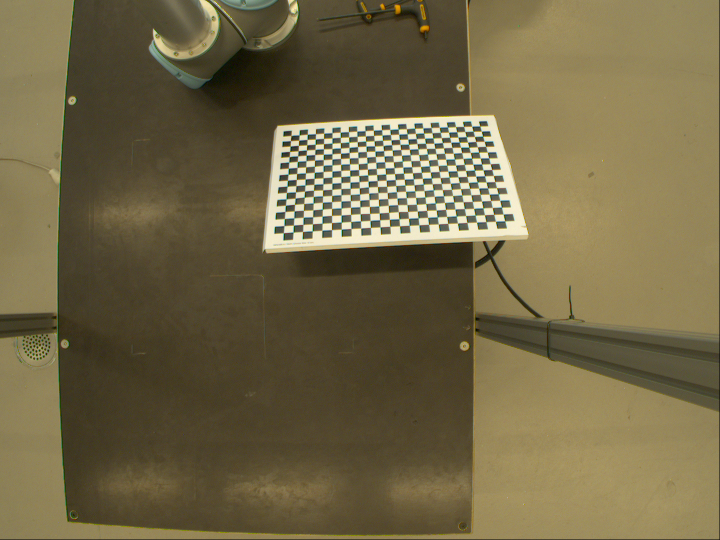
#> input picture cameraCalibration/calibration/Image__2018-10-05__10-34-23.png, 1440 x 1080 px, found by its file name (shown at 1/2 size)
$ jupyter execute Calibration.ipynb   (shell and % lines are left out)
#> lines starting #> are read from the running program, lines starting #| are printed output that depends on the picture; after the words box and inside, x2 and y2 are one past the last pixel; in counts of white or black regions, pixels touching at a corner belong together
[cell 1]
%cd /content

[cell 2]
# http://boofcv.org/index.php?title=File:Calibration_A4_chessboard_9x6.png

[cell 3]
# Imports PIL module
from PIL import Image

# open method used to open different extension image file
im = Image.open(r"/content/drive/MyDrive/comp472/cameraCalibration/calibration/Image__2018-10-05__10-34-23.png")
#> im is the input picture: PIL image 1440x1080 RGB; mean R, G, B 114.3, 103.4, 70.8

# This method will show image in any image viewer
im.show()

[cell 4]
im.size
#> Out = (1440, 1080)

#Create your own pattern

Now, if you want to create your own pattern, you will need python to use https://github.com/opencv/opencv/blob/4.x/doc/pattern_tools/gen_pattern.py

Example

create a checkerboard pattern in file chessboard.svg with 9 rows, 6 columns and a square size of 20mm:

[cell 5]
# https://markhedleyjones.com/projects/calibration-checkerboard-collection
# https://docs.opencv.org/4.x/dc/dbb/tutorial_py_calibration.html

[cell 6]
%cd /content/drive/MyDrive/comp472/cameraCalibration/calibration

[cell 7]
%cd /content/drive/MyDrive/comp472/cameraCalibration/calibration

[cell 8]
import numpy as np
import cv2 as cv
import glob
from google.colab.patches import cv2_imshow


################ FIND CHESSBOARD CORNERS - OBJECT POINTS AND IMAGE POINTS #############################

chessboardSize = (24,17)
frameSize = (1440,1080)


# termination criteria
criteria = (cv.TERM_CRITERIA_EPS + cv.TERM_CRITERIA_MAX_ITER, 30, 0.001)


# prepare object points, like (0,0,0), (1,0,0), (2,0,0) ....,(6,5,0)
objp = np.zeros((chessboardSize[0] * chessboardSize[1], 3), np.float32)
objp[:,:2] = np.mgrid[0:chessboardSize[0],0:chessboardSize[1]].T.reshape(-1,2)

size_of_chessboard_squares_mm = 20
objp = objp * size_of_chessboard_squares_mm


# Arrays to store object points and image points from all the images.
objpoints = [] # 3d point in real world space
imgpoints = [] # 2d points in image plane.


images = glob.glob('*.png')

for image in images:

    img = cv.imread(image)
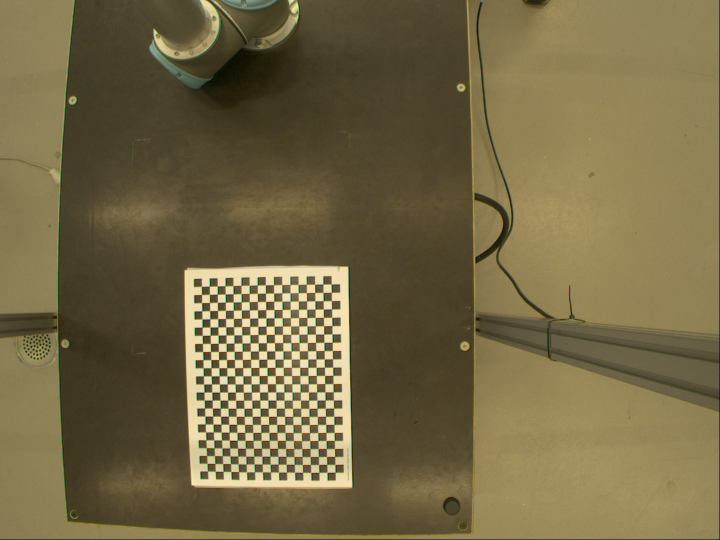
#> input picture cameraCalibration/calibration/Image__2018-10-05__10-29-04.png, 1440 x 1080 px (shown at 1/2 size)
#> img is the input picture: shape (1080, 1440, 3); mean B, G, R 69.3, 103.9, 116.1
    gray = cv.cvtColor(img, cv.COLOR_BGR2GRAY)
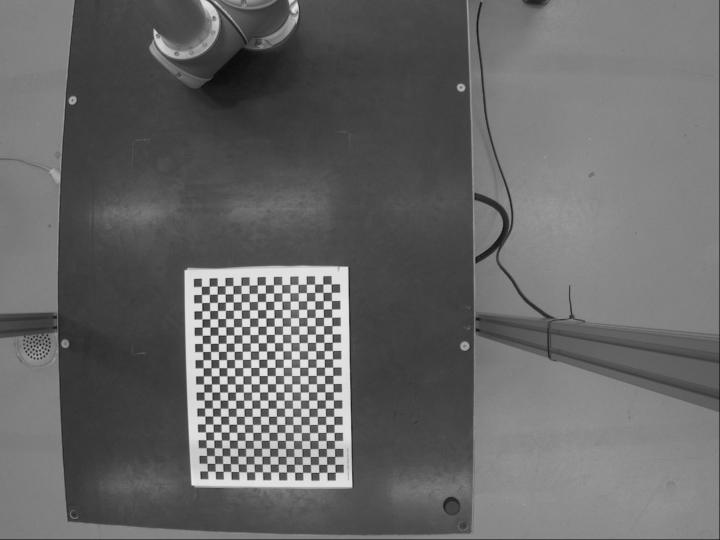
#> gray: shape (1080, 1440) (shown at 1/2 size); min 0, max 244, mean 103.6

    # Find the chess board corners
    ret, corners = cv.findChessboardCorners(gray, chessboardSize, None)
#> ret = True; corners = 408 rows, first 8: [415.7, 942.6], [414.7, 927.8], [414.2, 911.9], [412.8, 896.3], [412.5, 880.3], [411.9, 864.8], [411, 848.7], [410.6, 832.7]

    # If found, add object points, image points (after refining them)
    if ret == True:

        objpoints.append(objp)
        corners2 = cv.cornerSubPix(gray, corners, (11,11), (-1,-1), criteria)
#> corners2 = 408 rows, first 8: [415.5, 942.6], [414.6, 927.3], [414.1, 911.7], [412.9, 895.9], [412.5, 880.3], [411.8, 864.5], [410.9, 848.6], [410.4, 832.6]
        imgpoints.append(corners)

        # Draw and display the corners
        cv.drawChessboardCorners(img, chessboardSize, corners2, ret)
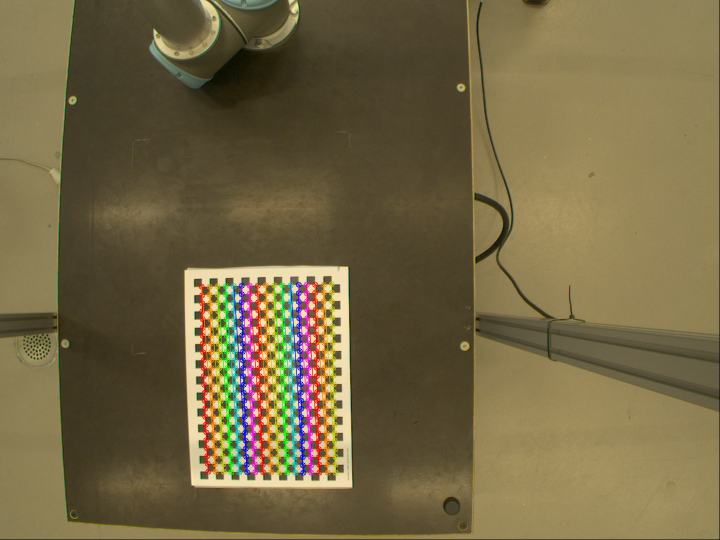
#> img: shape (1080, 1440, 3) (shown at 1/2 size); 4.02% of pixels changed, all inside (x1, y1, x2, y2) = (397, 562, 678, 952)
        cv2_imshow(img)
        cv.waitKey(1000)
#> pass 2 of the loop `for image in images:`:
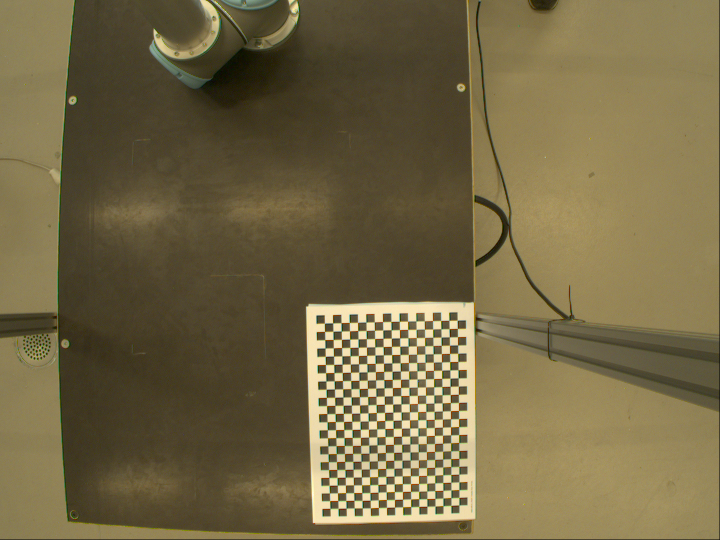
#> input picture cameraCalibration/calibration/Image__2018-10-05__10-29-50.png, 1440 x 1080 px (shown at 1/2 size)
#> img is the input picture: shape (1080, 1440, 3); mean B, G, R 69.4, 103.8, 116
#> `gray = cv.cvtColor(img, cv.COLOR_BGR2GRAY)`:
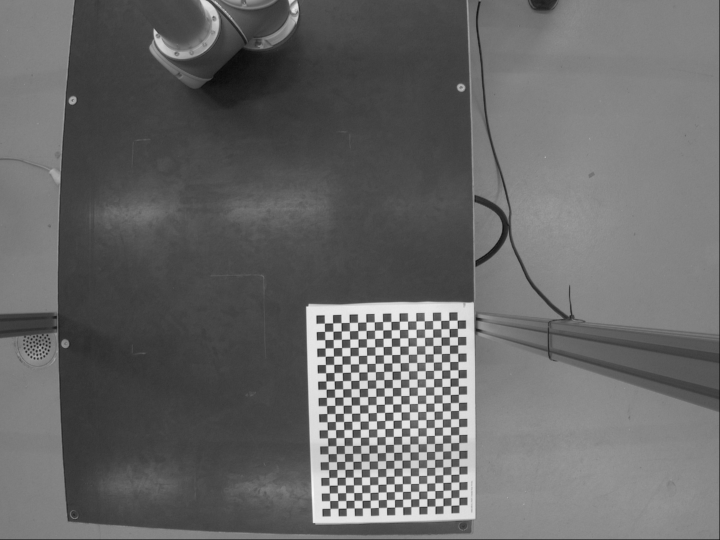
#> gray: shape (1080, 1440) (shown at 1/2 size); min 0, max 251, mean 103.5
#> corners = 408 rows, first 8: [660.6, 1017.3], [660.2, 1002], [659.5, 986.5], [659, 971.6], [658.5, 955.5], [658.2, 939.9], [657.4, 924.1], [656.7, 908.3]
#> corners2 = 408 rows, first 8: [660.6, 1017.2], [660.1, 1001.8], [659.4, 986.5], [658.7, 971.1], [658.5, 955.5], [657.9, 939.8], [657.3, 924], [656.6, 908.2]
#> `cv.drawChessboardCorners(img, chessboardSize, corners2, ret)`:
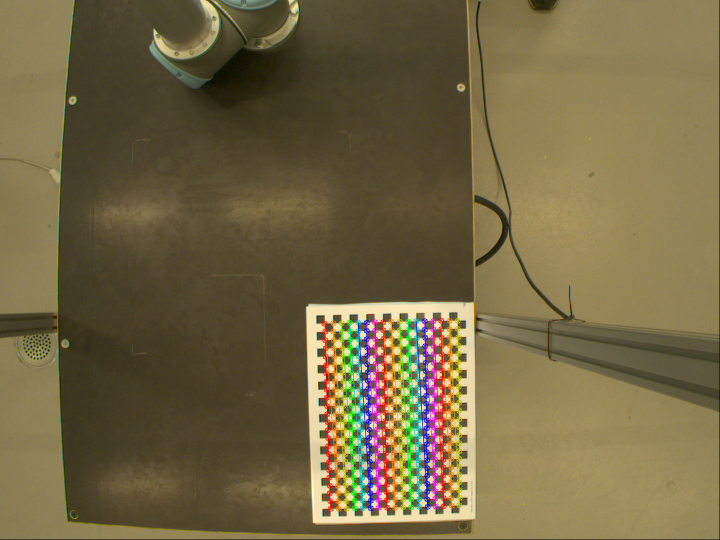
#> img: shape (1080, 1440, 3) (shown at 1/2 size); 4.02% of pixels changed, all inside (x1, y1, x2, y2) = (643, 635, 926, 1024)
#> pass 3 of the loop `for image in images:`:
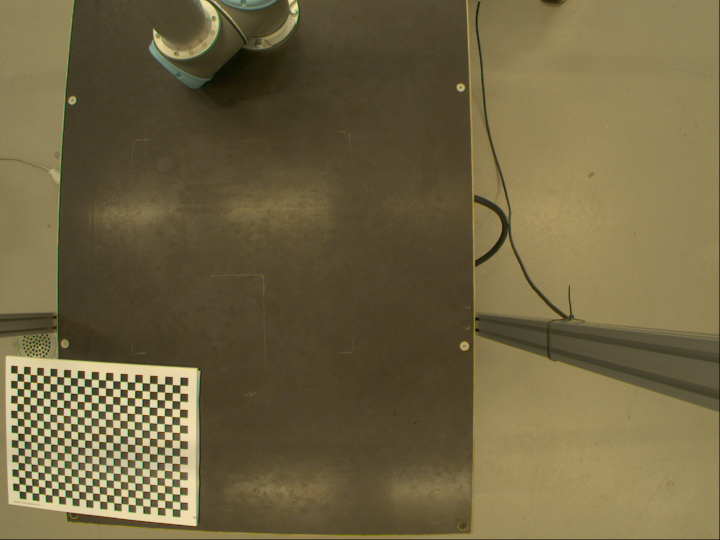
#> input picture cameraCalibration/calibration/Image__2018-10-05__10-30-08.png, 1440 x 1080 px (shown at 1/2 size)
#> img is the input picture: shape (1080, 1440, 3); mean B, G, R 66.4, 100.3, 112.1
#> `gray = cv.cvtColor(img, cv.COLOR_BGR2GRAY)`:
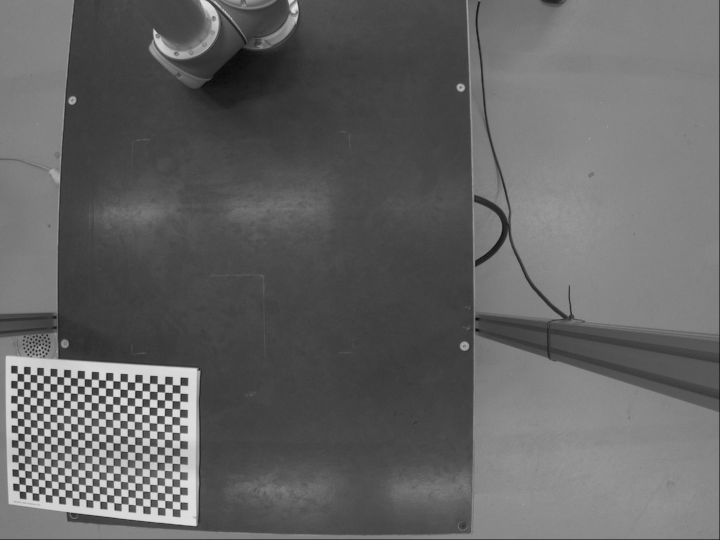
#> gray: shape (1080, 1440) (shown at 1/2 size); min 0, max 248, mean 100
#> corners = 408 rows, first 8: [35.19, 747.5], [48.02, 748.3], [60.8, 749.7], [74.33, 750.4], [87.34, 751.8], [100.7, 752.5], [114.4, 753.8], [128.1, 754.5]
#> corners2 = 408 rows, first 8: [34.9, 747], [48.09, 748.2], [54.89, 749], [74.32, 750.3], [87.02, 751.3], [100.7, 752.4], [114.3, 753.5], [128, 754.5]
#> `cv.drawChessboardCorners(img, chessboardSize, corners2, ret)`:
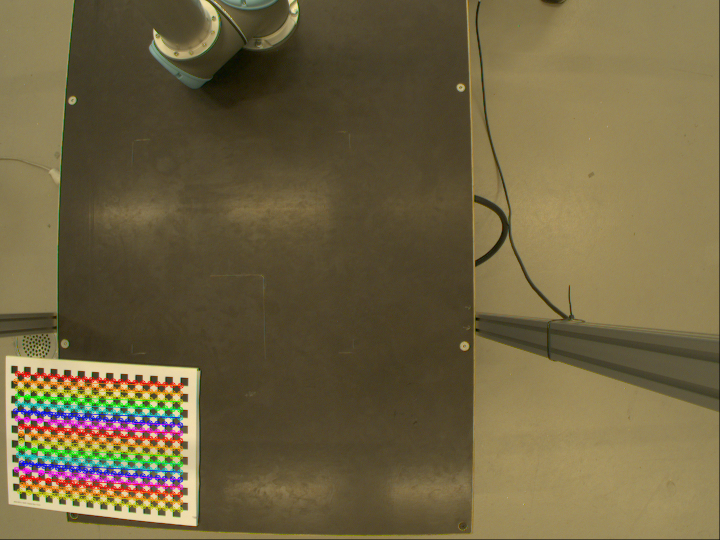
#> img: shape (1080, 1440, 3) (shown at 1/2 size); 3.62% of pixels changed, all inside (x1, y1, x2, y2) = (25, 741, 368, 1026)
#> the loop made 4 passes; the first 3 are shown


cv.destroyAllWindows()


############## CALIBRATION #######################################################

ret, cameraMatrix, dist, rvecs, tvecs = cv.calibrateCamera(objpoints, imgpoints, frameSize, None, None)

[cell 9]
############## UNDISTORTION #####################################################

img = cv.imread('Image__2018-10-05__10-29-04.png')
h,  w = img.shape[:2]
#> h = 1080; w = 1440
newCameraMatrix, roi = cv.getOptimalNewCameraMatrix(cameraMatrix, dist, (w,h), 1, (w,h))


# Undistort
dst = cv.undistort(img, cameraMatrix, dist, None, newCameraMatrix)
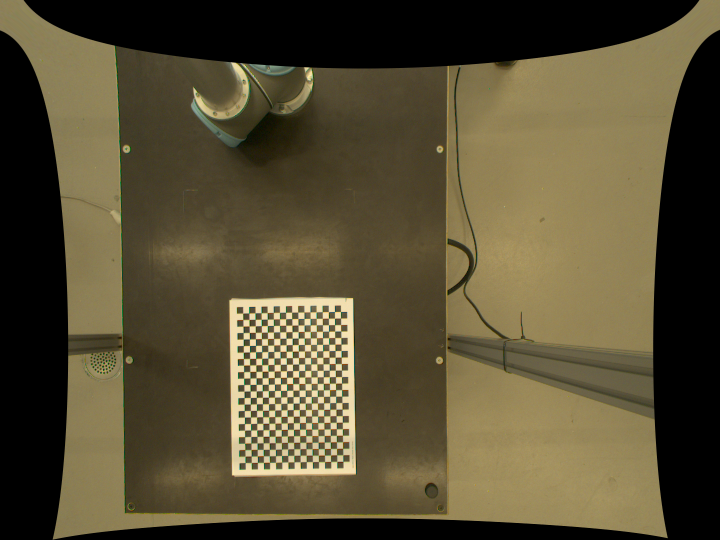
#> dst: shape (1080, 1440, 3) (shown at 1/2 size); mean B, G, R 51.5, 77.3, 86.3

# crop the image
x, y, w, h = roi
dst = dst[y:y+h, x:x+w]
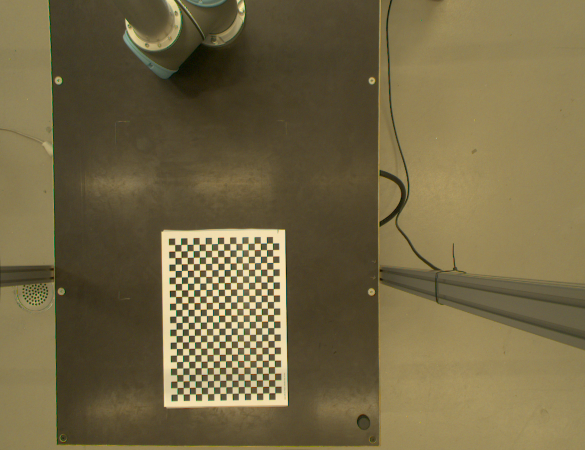
#> dst: shape (900, 1170, 3) (shown at 1/2 size); mean B, G, R 69, 103.7, 115.9
cv.imwrite('caliResult1.png', dst)


# Undistort with Remapping
mapx, mapy = cv.initUndistortRectifyMap(cameraMatrix, dist, None, newCameraMatrix, (w,h), 5)
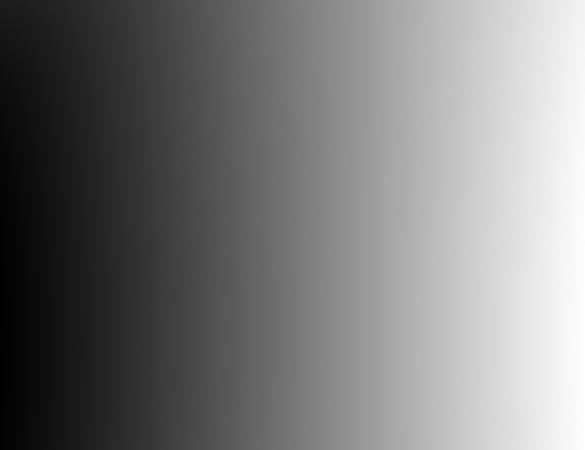
#> mapx: shape (900, 1170) float32 (shown at 1/2 size); min -123.6, max 1289.4, mean 556.1; drawn with min black and max white
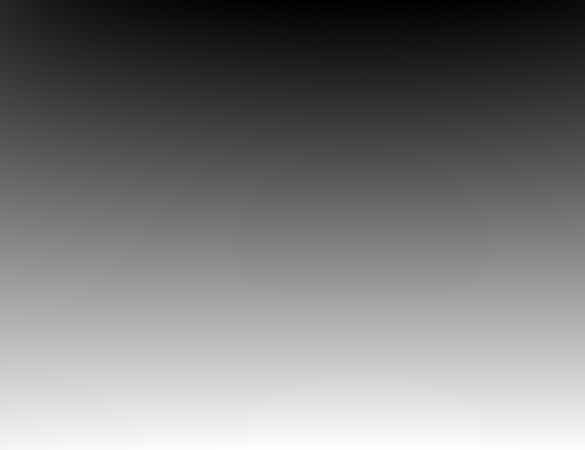
#> mapy: shape (900, 1170) float32 (shown at 1/2 size); min -129.4, max 915.9, mean 375.6; drawn with min black and max white
dst = cv.remap(img, mapx, mapy, cv.INTER_LINEAR)
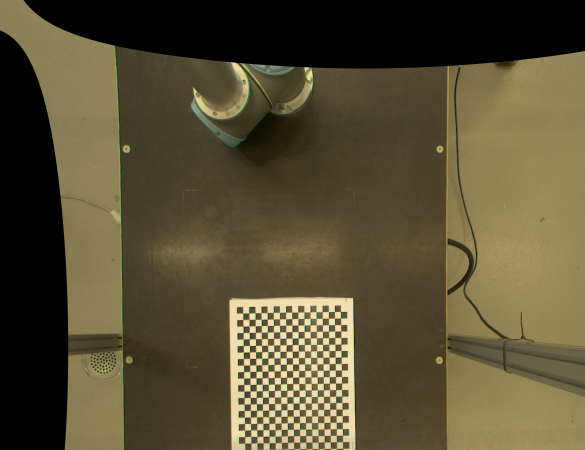
#> dst: shape (900, 1170, 3) (shown at 1/2 size); mean B, G, R 52.5, 78.6, 87.6

# crop the image
x, y, w, h = roi
dst = dst[y:y+h, x:x+w]
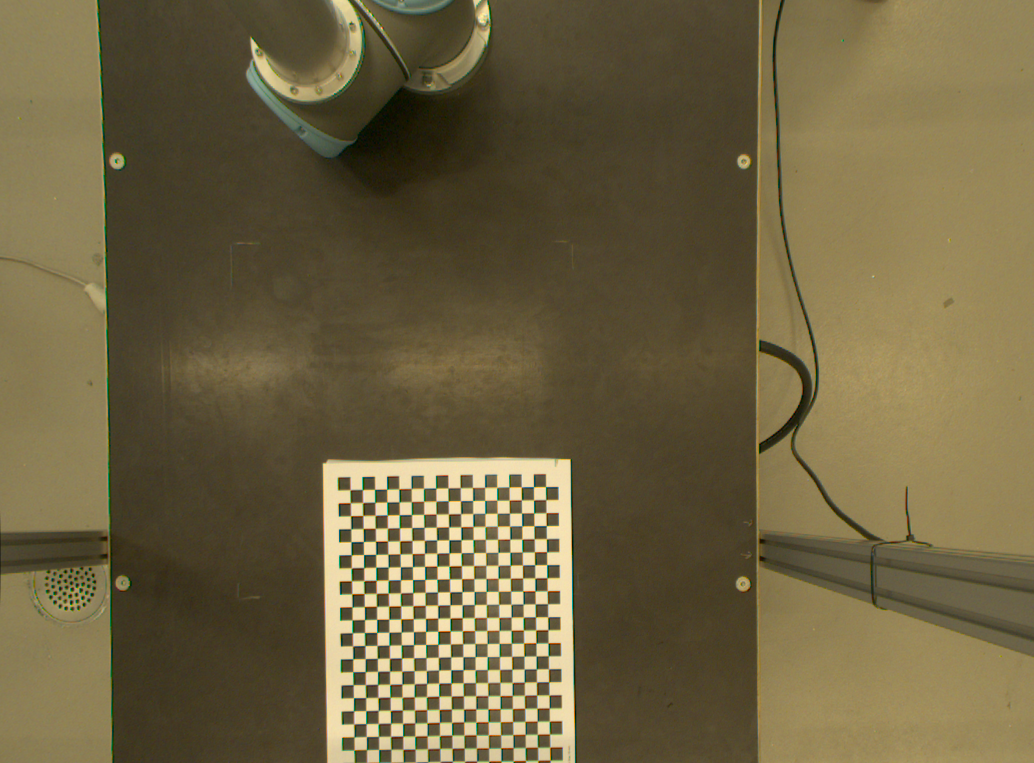
#> dst: shape (763, 1034, 3); mean B, G, R 65.9, 98.7, 110.3
cv.imwrite('caliResult2.png', dst)


# Reprojection Error
mean_error = 0

for i in range(len(objpoints)):
    imgpoints2, _ = cv.projectPoints(objpoints[i], rvecs[i], tvecs[i], cameraMatrix, dist)
    error = cv.norm(imgpoints[i], imgpoints2, cv.NORM_L2)/len(imgpoints2)
    mean_error += error

print( "total error: {}".format(mean_error/len(objpoints)) )
